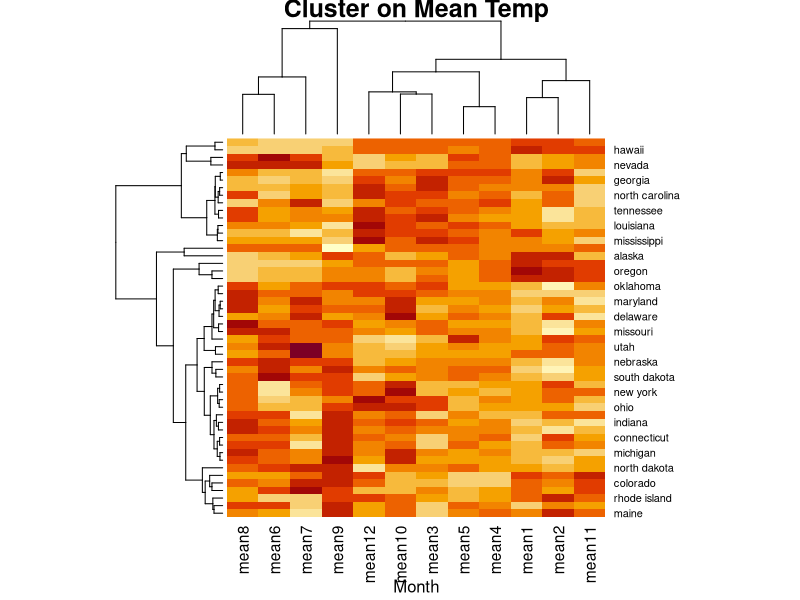

This chart was generated by the following R code: (Note: this script raises an error after producing the figure.)
#Aedan Wells and Samuel nix
#SML and ML
setwd("~/ML/project/")

temp = read.csv("data/monthly-mean-temp.csv")
min_temp = read.csv("data/monthly-min-temp.csv")
max_temp = read.csv("data/monthly-max-temp.csv")
greatest_precip = read.csv("data/monthly-greatest-precip.csv")
pressure = read.csv("data/monthly-station-pressure.csv")
snowfall = read.csv("data/monthly-total-snowfall.csv")

#heatmaps
h1 <-  heatmap(scale(temp[3:14]), distfun = dist, keep.dendro = T,labRow = temp$state, 
               main="Cluster on Mean Temp", xlab = "Month")
h1 <-  heatmap(scale(min_temp[3:14]), distfun = dist, keep.dendro = T,labRow = temp$state, 
               main="Cluster on Min Temp", xlab = "Month")
h1 <-  heatmap(scale(max_temp[3:14]), distfun = dist, keep.dendro = T,labRow = temp$state, 
               main="Cluster on Max Temp", xlab = "Month")
h1 <-  heatmap(scale(greatest_precip[3:14]), distfun = dist, keep.dendro = T,labRow = temp$state, 
               main="Cluster on Greatest Precip", xlab = "Month")
h1 <-  heatmap(scale(pressure[3:14]), distfun = dist, keep.dendro = T,labRow = temp$state, 
               main="Cluster on Station Pressure", xlab = "Month")
h1 <-  heatmap(scale(snowfall[3:14]), distfun = dist, keep.dendro = T,labRow = temp$state, 
               main="Cluster on Snowfall", xlab = "Month")


#Basic Trees
mean_tree = hclust(dist(scale(temp[3:14])), "ave")
plot(mean_tree, labels = temp$state, main = "Mean Temp Dendrogram")
min_tree = hclust(dist(scale(min_temp[3:14])), "ave")
plot(min_tree, labels = temp$state, main = "Min Temp Dendrogram")
max_tree = hclust(dist(scale(max_temp[3:14])), "ave")
plot(max_tree, labels = temp$state, main = "Max Temp Dendrogram")
precip = hclust(dist(scale(greatest_precip[3:14])), "ave")
plot(precip, labels = temp$state, main = "Greatest Precip. Dendrogram")
pressure_tree = hclust(dist(pressure[3:14]), "ave")
plot(pressure_tree, labels = pressure$state, main = "Pressure Dendrogram")

snowfall_tree = hclust(dist(scale(snowfall[3:14])), "ave")
plot(snowfall_tree, labels = snowfall$state, main = "snowfall Dendrogram")

###############KMeans#################
K = 5

#temp
km1 = kmeans(scale(temp[3:14]), K, nstart = 5)
clust=km1$cluster
for (i in 1:K) {
  print(i)
  print(temp$state[km1$cluster == i])
}
#table(temp$state, clust)

#min temp
km2 = kmeans(scale(min_temp[3:14]),K, nstart = 10)
clust=km2$cluster
#table(temp$state, clust)
for (i in 1:K) {
  print(i)
  print(min_temp$state[km2$cluster == i])
}

#max temp
km3 = kmeans(scale(max_temp[3:14]),K, nstart = 10)
clust=km3$cluster
#table(temp$state, clust)
for (i in 1:K) {
  print(i)
  print(max_temp$state[km3$cluster == i])
}

#greatest precip
km4 = kmeans(scale(greatest_precip[3:14]),K, nstart = 10)
clust=km4$cluster
#table(temp$state, clust)
for (i in 1:K) {
  print(i)
  print(greatest_precip$state[km4$cluster == i])
}

#pressure
km5 = kmeans(scale(pressure[3:14]),K, nstart = 10)
clust=km5$cluster
#table(temp$state, clust)
for (i in 1:K) {
  print(i)
  print(pressure$state[km5$cluster == i])
}

#snowfall
km6 = kmeans(scale(min_temp[3:14]),K, nstart = 10)
clust=km6$cluster
#table(temp$state, clust)
for (i in 1:K) {
  print(i)
  print(pressure$state[km6$cluster == i])
}

######################### NY Dataset code ####################
#data = read.csv("Weather.csv")

#plot(data$tempm, data$precipi)
#colnames(data)

#data2 = data[,c("tempm", "dewptm", "hum", "wspdm", "vism", "pressurem", "windchillm", "precipm")]
#data2[is.na(data2)] <- 0
#X = scale(data2)
#h1 <-  heatmap(scale(data2), distfun = dist, keep.dendro = T)
